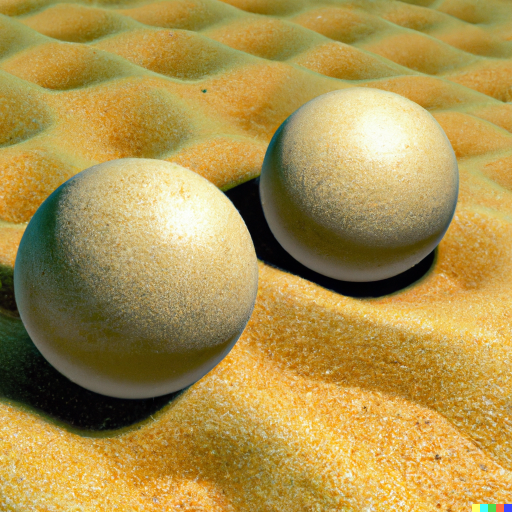
#> input picture Samples/prompt/prompt_1.png, 1024 x 1024 px, found by its file name (shown at 1/2 size)
$ python circle.py
#> lines starting #> are read from the running program, lines starting #| are printed output that depends on the picture; after the words box and inside, x2 and y2 are one past the last pixel; in counts of white or black regions, pixels touching at a corner belong together
### Code/point.py
import numpy as np

pixelLength = 1024


class point:
	def __init__(self, x: int, y: int):
		self.x = x
		self.y = y

	def isInImage(self):
		return not ((self.x < 0) or (self.x >= pixelLength) or (self.y < 0) or (self.y >= pixelLength))

	def belongsToCircle(self, C):
		return (self.x - C.center.x) ** 2 + (self.y - C.center.y) ** 2 < C.r ** 2

	def __repr__(self):
		return f"({self.x}, {self.y})"

	# [36 lines left out: functions onImage, collectionOnImage, not called in this run]

### Code/circle.py
import matplotlib
import numpy as np
from scipy import ndimage
from matplotlib import pyplot as plt
from PIL import Image
from point import point
import time

pixelLength = 1024

class circle:
	def __init__(self, cx: int, cy: int, r: int, sigma=40, epsilon=0.2, image=None):  # constructor of the class
		self.center = point(cx, cy)
		self.r = r
		self.sigma = sigma
		self.epsilon = epsilon
		self.image = image
		self.image_id = None

		# Coefficients, one coordinate for each layer, using only the 0-th coordinate for grayscale images
		self.l00 = np.zeros(shape=(3), dtype=float)
		self.l1m1 = np.zeros(shape=3, dtype=float)
		self.l10 = np.zeros(shape=3, dtype=float)
		self.l11 = np.zeros(shape=(3), dtype=float)
		self.l2m2 = np.zeros(shape=(3), dtype=float)
		self.l2m1 = np.zeros(shape=(3), dtype=float)
		self.l20 = np.zeros(shape=(3), dtype=float)
		self.l21 = np.zeros(shape=(3), dtype=float)
		self.l22 = np.zeros(shape=(3), dtype=float)

	coeffList = ['l00', 'l1m1', 'l10', 'l11', 'l2m2', 'l2m1', 'l20', 'l21', 'l22'] # Static list of coefficients id as strings

	# [59 lines left out: functions __eq__, set_coeff, get_coeff, not called in this run]


	def __repr__(self):
		return f"\nCircle in {self.image_id} \n\thas center ({self.center.x}, {self.center.y}) and radius {self.r}.\n\t\tl00:{self.l00}, \n\t\tl1m1:{self.l1m1},\n\t\tl10:{self.l10},\n\t\tl11:{self.l11},\n\t\tl2m2:{self.l2m2},\n\t\tl2m1:{self.l2m1},\n\t\tl20:{self.l20},\n\t\tl21:{self.l21},\n\t\tl22:{self.l22}\n\n"

	def __contains__(self, P: point):
		return (P.x - self.center.x) ** 2 + (P.y - self.center.y) ** 2 < self.r ** 2

	def medianFiltered(self, image=None, N=9):
		# Median filtering applied in the sphere's area. In order to filter only that method reducing the impact of
		# bits outside the sphere's border, we substitute the value of the pixel outside the image with values 0 and 255
		# alternately, so to minimize the impact in the filtering application

		# In case image has not been defined, we can use the image self.image
		if image is None:
			if not (self.image is None):
				image = self.image.copy()
			else:
				raise Exception(
					'Please provide an image as input of the medianFiltered method or define the self.image variable')

		xMin = max(self.center.x - self.r + 1, 0)
		xMax = min(self.center.x + self.r, pixelLength)
		yMin = max(self.center.y - self.r + 1, 0)
		yMax = min(self.center.y + self.r, pixelLength)

		medianImage = np.zeros_like(image)
		outputImage = image.copy()

		# Starting from an image of zeros and ones
		for xCoordinate in range(0, pixelLength):
			for yCoordinate in range(0, pixelLength):
				medianImage[xCoordinate, yCoordinate, :] = [255 * ((xCoordinate + yCoordinate) % 2)] * 3

		# Adding the pixels inside the circle
		for xCoordinate in range(xMin, xMax):
			d = int(np.floor(
				self.center.x - xCoordinate))  # distance from the point we are dealing with and the center (in x coordinate)
			c = int(np.floor(np.sqrt(self.r ** 2 - (
				d) ** 2)))  # distance from the center and the minimum y that is related to the xCoordinate
			for yCoordinate in range(max(self.center.y - c, 0), min(self.center.y + c, pixelLength)):
				medianImage[xCoordinate, yCoordinate, :] = image[xCoordinate, yCoordinate, :]

		# Applying median filtering
		medianImage[xMin: xMax, yMin: yMax] = ndimage.median_filter(medianImage[xMin: xMax, yMin: yMax], size=(N, N, 1),
																	mode='reflect')

		# Copying the median filtered pixels in the output image
		for xCoordinate in range(xMin, xMax):
			d = int(np.floor(
				self.center.x - xCoordinate))  # distance from the point we are dealing with and the center (in x coordinate)
			c = int(np.floor(np.sqrt(self.r ** 2 - (
				d) ** 2)))  # distance from the center and the minimum y that is related to the xCoordinate
			for yCoordinate in range(max(self.center.y - c, 0), min(self.center.y + c, pixelLength)):
				outputImage[xCoordinate, yCoordinate, :] = medianImage[xCoordinate, yCoordinate, :]

		return outputImage

	def normalAtPoint(self, P: point):  # Returns the normal vector in the point P of the sphere
		n = np.zeros(3, dtype=float)
		n[0] = P.x - self.center.x
		n[1] = P.y - self.center.y
		n[2] = np.sqrt(self.r ** 2 - (n[0]) ** 2 - (n[1]) ** 2)
		return n / np.linalg.norm(n)

	@staticmethod
	def Y00(n):
		return 1 / np.sqrt(4 * np.pi)

	@staticmethod
	def Y1m1(n):
		return np.sqrt(3 / (4 * np.pi)) * n[1]

	@staticmethod
	def Y10(n):
		return np.sqrt(3 / (4 * np.pi)) * n[2]

	@staticmethod
	def Y11(n):
		return np.sqrt(3 / (4 * np.pi)) * n[0]

	@staticmethod
	def Y2m2(n):
		return 3 * np.sqrt(5 / (12 * np.pi)) * n[0] * n[1]

	@staticmethod
	def Y2m1(n):
		return 3 * np.sqrt(5 / (12 * np.pi)) * n[1] * n[2]

	@staticmethod
	def Y20(n):
		return 0.5 * np.sqrt(5 / (4 * np.pi)) * (3 * (n[2] ** 2) - 1)

	@staticmethod
	def Y21(n):
		return 3 * np.sqrt(5 / (12 * np.pi)) * n[0] * n[2]

	@staticmethod
	def Y22(n):
		return 1.5 * np.sqrt(5 / (12 * np.pi)) * ((n[0] ** 2) - (n[1] ** 2))

	# [50 lines left out: function renderedOnImage, not called in this run]

	def fastRenderedOnImage(self, originalImage=None):
		""" Rendering ball on image faster using precomputation and iterative procedure for finding points on image"""

		# In case image has not been defined, we can use the image self.image
		if originalImage is None:
			if not (self.image is None):
				originalImage = self.image.copy()
			else:
				raise Exception('Please provide an image as input of the fastRenderedOnImage method or define the self.image variable')

		image = originalImage.copy()

		# Precomputing mu, i.e. the fixed multipliers involved in each pixel's value estimation
		mu = np.zeros((9), dtype=float)

		# We can reduce the number of computation by observing some patterns
		# Note that this improvement is performed only once
		mu[0] = np.pi / np.sqrt(4 * np.pi)
		mu[1] = (2 * np.pi / 3) * np.sqrt(3 / (4 * np.pi))
		mu[2] = mu[1]
		mu[3] = mu[1]
		val = (np.pi / 4) * np.sqrt(5 / (12 * np.pi))
		mu[4] = 3 * val
		mu[5] = mu[4]
		mu[6] = 0.5 * np.sqrt(3) * val
		mu[7] = mu[4]
		mu[8] = 1.5 * val

		# Iterate on all the points in the down-right of the ball
		for xCoordinate in range(self.center.x - self.r + 1, self.center.x + 1):  # iterate on the radius
			d = int(np.floor(
				self.center.x - xCoordinate))  # distance from the point we are dealing with and the center (in x coordinate)
			c = int(np.floor(np.sqrt(self.r ** 2 - (
				d) ** 2)))  # distance from the center and the minimum y that is related to the xCoordinate
			addx = d  # distance between self.center.x and xCoordinate
			# print(f"d = {d}")
			for yCoordinate in range(self.center.y - c, self.center.y + 1):
				addy = int(np.floor(self.center.y - yCoordinate))  # distance between self.center.y and yCoordinate
				flag0 = point(xCoordinate, yCoordinate).isInImage()  # if the point is in the image
				flag1 = point(xCoordinate, yCoordinate + 2 * addy).isInImage()  # if the point is in the image
				flag2 = point(xCoordinate + 2 * addx, yCoordinate).isInImage()  # if the point is in the image
				flag3 = point(xCoordinate + 2 * addx,
							  yCoordinate + 2 * addy).isInImage()  # if the point is in the image
				# try:
				n = self.normalAtPoint(
					point(xCoordinate, yCoordinate))  # xCoordinate1 = xCoordinate, yCoordinate1 = yCoordinate

				# Computing normal-dependent parameters
				Y = np.zeros((9), dtype=float)
				Y[0] = mu[0]
				Y[2] = mu[2] * n[2]
				Y[6] = mu[6] * (3 * (n[2] ** 2) - 1)
				Y[8] = mu[8] * ((n[0] ** 2) - (n[1] ** 2))

				Y[1] = mu[1] * n[1]
				Y[3] = mu[3] * n[0]
				Y[4] = mu[4] * n[0] * n[1]
				Y[5] = mu[5] * n[1] * n[2]
				Y[7] = mu[7] * n[0] * n[2]
				# Main idea is to note the fact that the normal vector of the ball are geometrically connected
				# So, we can save more or less 75% of the computation
				match len(image.shape):
					case 3:  # RGB image
						for i in range(3):  # i cycling through the three RGB layers
							val0123 = self.l00[i] * Y[0] + \
									  self.l10[i] * Y[2] + \
									  self.l20[i] * Y[6] + \
									  self.l22[i] * Y[8]
							val01 = self.l11[i] * Y[3] + \
									self.l21[i] * Y[7]
							val23 = -val01
							val03 = self.l2m2[i] * Y[4]
							val12 = -val03
							val02 = self.l1m1[i] * Y[1] + \
									self.l2m1[i] * Y[5]
							val13 = -val02

							if flag0: image[xCoordinate, yCoordinate, i] = np.clip(val0123 + val01 + val03 + val02,
																				   a_max=255, a_min=0)
							if flag1: image[xCoordinate, yCoordinate + 2 * addy, i] = np.clip(
								val0123 + val01 + val12 + val13, a_max=255, a_min=0)
							if flag2: image[xCoordinate + 2 * addx, yCoordinate, i] = np.clip(
								val0123 + val23 + val12 + val02, a_max=255, a_min=0)
							if flag3: image[
								xCoordinate + 2 * addx, yCoordinate + 2 * addy, i] = np.clip(
								val0123 + val23 + val03 + val13, a_max=255, a_min=0)

					case 2:  # Grayscale image
						val0123 = self.l00[0] * Y[0] + \
								  self.l10[0] * Y[2] + \
								  self.l20[0] * Y[6] + \
								  self.l22[0] * Y[8]
						val01 = self.l11[0] * Y[3] + \
								self.l21[0] * Y[7]
						val23 = -val01
						val03 = self.l2m2[0] * Y[4]
						val12 = -val03
						val02 = self.l1m1[0] * Y[1] + \
								self.l2m1[0] * Y[5]
						val13 = -val02

						if flag0: image[xCoordinate, yCoordinate] = np.clip(val0123 + val01 + val03 + val02, a_max=255,
																			a_min=0)
						if flag1: image[xCoordinate, yCoordinate + 2 * addy] = np.clip(val0123 + val01 + val12 + val13,
																					   a_max=255, a_min=0)
						if flag2: image[xCoordinate + 2 * addx, yCoordinate] = np.clip(val0123 + val23 + val12 + val02,
																					   a_max=255, a_min=0)
						if flag3: image[
							xCoordinate + 2 * addx, yCoordinate + 2 * addy] = np.clip(val0123 + val23 + val03 + val13,
																					  a_max=255, a_min=0)
					case other:
						raise Exception(
							"The image where to render the sphere has not the correct format of an RGB or grayscale image.")
		return image

	def rendered(self):
		return self.fastRenderedOnImage(np.zeros(shape=(pixelLength, pixelLength, 3), dtype=np.uint8))

	def grayscaleRendered(self):
		return self.fastRenderedOnImage(np.zeros(shape=(pixelLength, pixelLength), dtype=np.uint8))

	# [35 lines left out: function onImage, not called in this run]

	def randomPoint(self, M):
		"Extracts a list of M points at random in the filling of the sphere."

		# Number of possible points
		maxNumber = int(
			np.floor(2 * self.r + 4 * np.sum([np.sqrt(self.r ** 2 - i ** 2) for i in range(1, int(np.floor(self.r)))])))

		# Points list
		pointsList = []

		for _ in range(M):
			flag = True
			while flag:  # Some points may be outside the image borders
				# Select at random the "index" of the point
				index = np.random.randint(0, maxNumber)

				# Compute the bijection and find the point
				s = 0  # Actual sum
				for xIndex in range(int(np.floor(-self.r)) + 1, int(np.floor(self.r))):
					l = 2 * int(np.floor(np.sqrt(int(np.floor(self.r)) ** 2 - xIndex ** 2)))
					s += l
					if s > index:
						s -= l
						yIndex = index - s - int(np.floor(l / 2))
						if (self.center.x + xIndex in range(0, pixelLength)) and (
								self.center.y + yIndex in range(0, pixelLength)):
							pointsList.append(point(x=self.center.x + xIndex, y=self.center.y + yIndex))
							flag = False
						else:
							pass  # In that case we must repeat another while iteration because the point is not inside the image borders
						break

		return pointsList

	def estimateCoefficients(self, image=None, M=-1):
		"""Estimate the rendering coefficients of the sphere using M points."""
		if M==-1: #if M=-1, then count the 10% of the points with respect to the ones present in the image
			M = 0
			for xCoordinate in range(self.center.x - self.r + 1, self.center.x + self.r):
				d = int(np.floor(self.center.x - xCoordinate))  # distance from the point we are dealing with and the center (in x coordinate)
				c = int(np.floor(np.sqrt(self.r ** 2 - (d) ** 2)))  # distance from the center and the minimum y that is related to the xCoordinate
				for yCoordinate in range(self.center.y - c, self.center.y + c):
					M = M + 1
			M=int(np.floor(M*(10/100)))

		# In case image has not been defined, we can use the image self.image
		if image is None:
			if not (self.image is None):
				image = self.image.copy()
			else:
				raise Exception('Please provide an image as input of the estimateCoefficients method or define the self.image variable')

		# Applicating median filtering to the pixels inside the circle
		medianImage = self.medianFiltered(image)

		# Constructing the list of the points
		pointsList = self.randomPoint(M)

		# Constructing the matrix A
		A = []
		for p in pointsList:
			n = self.normalAtPoint(p)
			A.append([np.pi * self.Y00(n), (2 * np.pi / 3) * self.Y1m1(n), (2 * np.pi / 3) * self.Y10(n),
					  (2 * np.pi / 3) * self.Y11(n), (np.pi / 4) * self.Y2m2(n), (np.pi / 4) * self.Y2m1(n),
					  (np.pi / 4) * self.Y20(n), (np.pi / 4) * self.Y21(n), (np.pi / 4) * self.Y22(n)]
					 )
		A = np.array(A)

		match len(medianImage.shape):
			case 3:  # RGB image
				for i in range(3):  # i cycling through the three RGB layers

					# Constructing the vector b for each layer
					b = np.array([medianImage[p.x, p.y, i] for p in pointsList])

					# Solving the system
					l = np.linalg.lstsq(A, b, rcond=None)[0]

					# Storing the results
					self.l00[i] = l[0]
					self.l1m1[i] = l[1]
					self.l10[i] = l[2]
					self.l11[i] = l[3]
					self.l2m2[i] = l[4]
					self.l2m1[i] = l[5]
					self.l20[i] = l[6]
					self.l21[i] = l[7]
					self.l22[i] = l[8]

			case 2:  # Grayscale image

				# Constructing the vector b
				b = np.array([medianImage[p.x, p.y] for p in pointsList])

				# Solving the system
				l = np.linalg.lstsq(A, b, rcond=None)[0]

				# Storing the results
				self.l00[0] = l[0]
				self.l1m1[0] = l[1]
				self.l10[0] = l[2]
				self.l11[0] = l[3]
				self.l2m2[0] = l[4]
				self.l2m1[0] = l[5]
				self.l20[0] = l[6]
				self.l21[0] = l[7]
				self.l22[0] = l[8]

			case other:
				raise Exception(
					"The image where to render the sphere has not the correct format of an RGB or grayscale image.")


if __name__ == '__main__':
	##### LIGTHING ANALYSIS DEMO #####

	# Let's open a RGB image from our sample folder
	imageName = "./Samples/prompt/prompt_1.png"
	originalImage = np.asarray(Image.open(imageName), dtype=np.uint8)
#> originalImage is the input picture: shape (1024, 1024, 3); mean R, G, B 172.7, 146.5, 76.6
	print(f'Image "{imageName}" opened.')

	# We have already estimated for you the sphere's center and radius
	C = circle(554, 270, 241, image=originalImage)

	# Let's estimate the l_{i,j} coefficients using M points
	C.estimateCoefficients(M=1000)
#> after the loop in medianFiltered, `for xCoordinate in range(xMin, xMax):`:
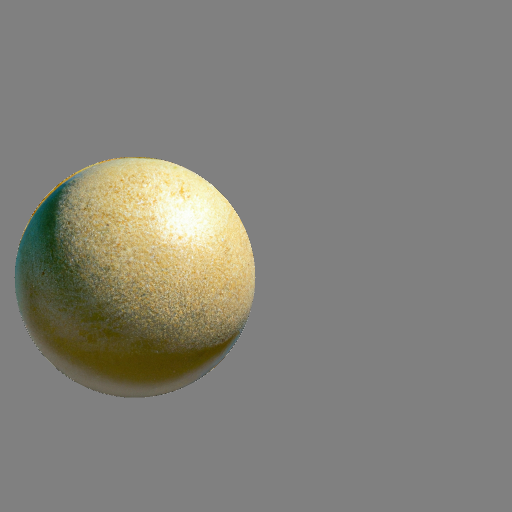
#> medianImage: shape (1024, 1024, 3) (shown at 1/2 size); mean R, G, B 130.7, 129.3, 121.8
#> in medianFiltered, `medianImage[xMin: xMax, yMin: yMax] = ndimage.median_filter(medianImag..`:
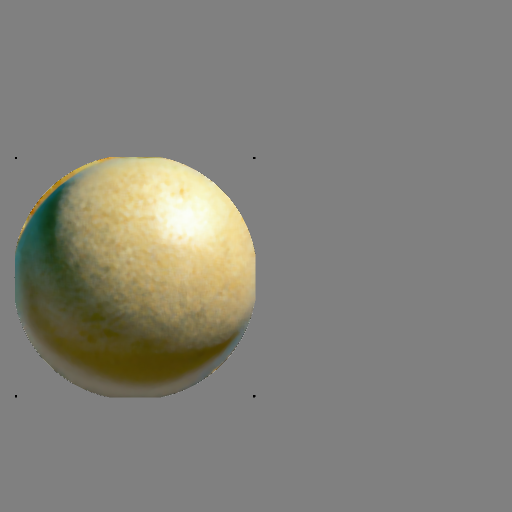
#> medianImage: shape (1024, 1024, 3) (shown at 1/2 size); 18.21% of pixels changed, all inside (x1, y1, x2, y2) = (30, 314, 511, 795)
#> after the loop in medianFiltered, `for xCoordinate in range(xMin, xMax):`:
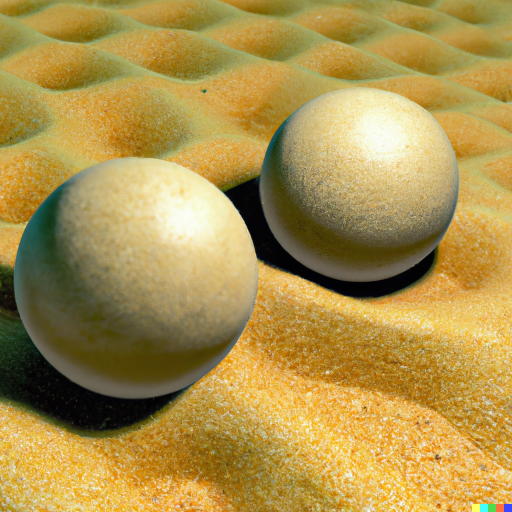
#> outputImage: shape (1024, 1024, 3) (shown at 1/2 size); 17.3% of pixels changed, all inside (x1, y1, x2, y2) = (30, 314, 511, 795)
	print("The coefficients have been estimated.")

	# We can now render the sphere on the image. We measure the computation time
	start = time.time()
	rendered = C.fastRenderedOnImage()
#> after the loop in fastRenderedOnImage, `for xCoordinate in range(self.center.x - self.r + 1, self.center.x + 1):`:
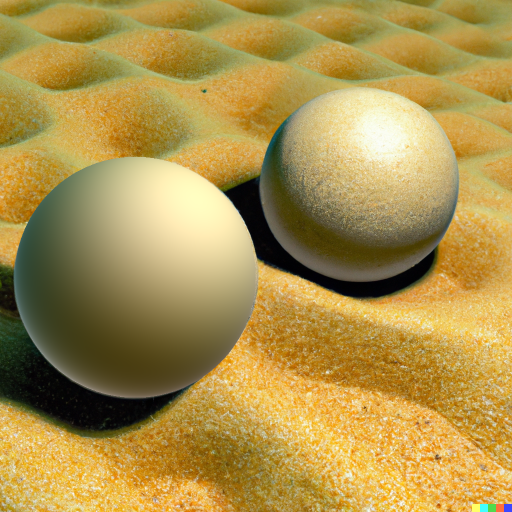
#> image: shape (1024, 1024, 3) (shown at 1/2 size); 17.39% of pixels changed, all inside (x1, y1, x2, y2) = (29, 314, 512, 795)
	end = time.time()
	print(f"Image rendered in {end - start} s.")

	# Finally we see the results of our computation. In the three subplots of the figure we represent:
	# 	- the original image
	# 	- the result of applying the median filtering procedure on the image (coefficient estimation intermediate step)
	# 	- the image with rendered sphere constructed from the estimated coefficients

	matplotlib.rcParams['figure.figsize'] = [20, 7]

	# Subplot 1
	plt.subplot(131)
	plt.title("Original image")
	plt.imshow(originalImage)

	# Subplot 2
	plt.subplot(132)
	plt.title('Median filtered sphere')
	plt.imshow(C.medianFiltered(originalImage))

	# Subplot 3
	plt.subplot(133)
	plt.title('Rendered sphere')
	plt.imshow(rendered)

	plt.show()
